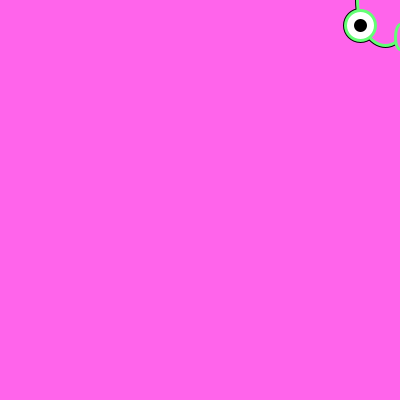
Frame 1 (no input)
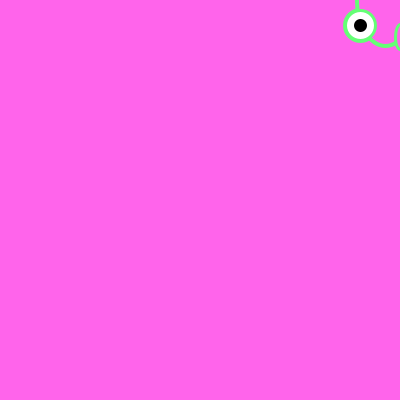
Frame 60 (the mouse pressed at the canvas centre just before this capture)
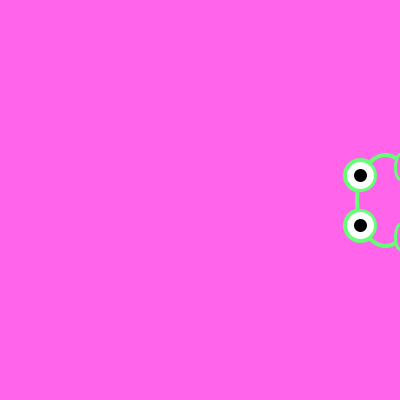
Frame 120 (the mouse held since frame 60 and released just before this capture)

The Processing sketch that drew these frames (run headless with seeded random() and noise(); from frame 60 on, the mouse is pressed at the canvas centre):

// Processing sketch: processing_115449
// ── processing_115449.pde

void setup(){
  size(400,400);
}

void draw(){
  background(255,100,235);
  translate(300,mouseY-50);
  
fill(0,0,0);
strokeWeight(5);
ellipse(85,50,55,90);
ellipse(60,75,30,30);
ellipse(60,25,30,30);

strokeWeight(3);
stroke(100,255,117);

//kao
fill(255,100,235);
ellipse(85,50,55,90);

//shirome
fill(255,255,255);
ellipse(60,75,30,30);
ellipse(60,25,30,30);

//kurome
stroke(0,0,0);
fill(0,0,0);
ellipse(60,75,10,10);
ellipse(60,25,10,10);


//te
strokeWeight(3);
stroke(100,255,117);
fill(255,100,235);
ellipse(100,87,10,25);
ellipse(100,17,10,25);


}
